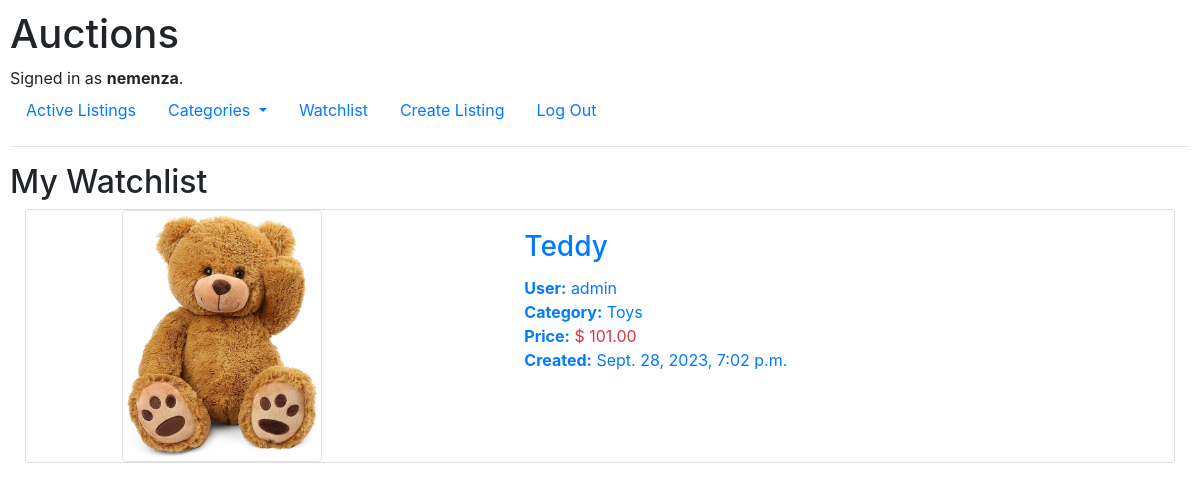
Screenshot of /watchlist (signed in) with the database file from the repository.
### auctions/models.py (models this page shows, shortened)
class User(AbstractUser):
    pass

class WatchlistItem(models.Model):
    user = models.ForeignKey(User, on_delete=models.CASCADE)
    listing = models.ForeignKey(Listing, on_delete=models.CASCADE)
    class Meta:
        verbose_name = 'Watchlist'

class Listing(models.Model):
    title = models.CharField(max_length=100)
    description = models.TextField(max_length=1000)
    username = models.ForeignKey(
        settings.AUTH_USER_MODEL, on_delete=models.CASCADE)
    starting_bid = models.DecimalField(max_digits=6, decimal_places=2, validators=[
        MinValueValidator(0.50)], blank=False)
    web_page = models.URLField(max_length=200, blank=True)
    img = models.ImageField(null=True, blank=True, upload_to='media/')
    active = models.BooleanField(default=True)
    created_date = models.DateTimeField(auto_now_add=True)
    class Categories(models.TextChoices):
        CLOTHING = 'Clothing'
        TOYS = 'Toys'
        GAMES = 'Games'
        ELECTRONICS = 'Electronics'
        HOME = 'Home'
        SPORTS = 'Sports'
        BEAUTY = 'Beauty'
        BOOKS = 'Books'
        GROCERY = 'Grocery'
        AUTOMOTIVE = 'Automotive'
        HEALTH = 'Health'
    categories = models.CharField(max_length=100, choices=Categories.choices)
    winner = models.ForeignKey(User, null=True, blank=True,
                               related_name="won_listings", on_delete=models.SET_NULL)
    class Meta:
        verbose_name = 'Listing'
        verbose_name_plural = 'Listings'

### auctions/views.py (the view)
# urls.py: path("watchlist", views.get_watchlist, name="watchlist"),
def get_watchlist(request):
    listings = WatchlistItem.objects.all().filter(user_id=request.user)
    list_categories = [c[0] for c in Listing.categories.field.choices]
    context = {"listings": listings, "list_categories": list_categories}
    return render(request, "auctions/watchlist_listing.html", context)

### auctions/templates/auctions/watchlist_listing.html (shortened to what this page needs)
{% extends "auctions/layout.html" %}
{% load static %}
{% block body %}
    <h2>My Watchlist</h2>
    {% for listing in listings %}
    <div class="container-fluid">
        <div class="card mb-3">
            <div class="row no-gutters">
                <div class="col-md-1">
                </div>
                <div class="col-md-4">
                    <a href="{% url "detail" listing.listing.pk %}">
                        <img src="{{listing.listing.img.url}}" alt="{{listing.listing.title}}" class="img-fluid img-thumbnail" width="200">
                    </a>
                </div>
                <div class="col-md-7">
                    <a href="{% url "detail" listing.listing.pk %}">
                        <div class="card-body">
                            <h3 class="card-title">{{listing.listing.title}}</h3>
                            <ul class="list-unstyled">
                                <li><strong>User:</strong> {{listing.listing.username}}</li>
                                <li><strong>Category:</strong> {{listing.listing.categories}}</li>
                                <li><strong>Price:</strong> <span class="text-danger">$ {{listing.listing.starting_bid}}</span></li>
                                <li><strong>Created:</strong> {{listing.listing.created_date}}</li>
                            </ul>
                        </div>
                    </a>
                </div>
            </div>
        </div>
    </div>
</body>
{% endfor %}
{% endblock %}

### auctions/templates/auctions/layout.html (shortened to what this page needs)
{% load static %}
<!DOCTYPE html>
<html lang="en">
    <head>
        <link rel="stylesheet" href="https://stackpath.bootstrapcdn.com/bootstrap/4.4.1/css/bootstrap.min.css">
        <link href="{% static 'auctions/styles.css' %}" rel="stylesheet">
    </head>
    <body>
        <h1>Auctions</h1>
        <div>
            {% if user.is_authenticated %}
                Signed in as <strong>{{ user.username }}</strong>.
            {% else %}
                Not signed in.
            {% endif %}
        </div>
        <ul class="nav">
            <li class="nav-item">
                <a class="nav-link" href="{% url 'index' %}">Active Listings</a>
            </li>
            {% if user.is_authenticated %}
            <li class="nav-item dropdown">
                <a class="nav-link dropdown-toggle" href="#" role="button" data-bs-toggle="dropdown" aria-expanded="false">
                  Categories
                </a>
              </li>
                <li class="nav-item">
                    <a class="nav-link" href="{% url "watchlist" %}">Watchlist</a>
                </li>
                <li class="nav-item">
                    <a class="nav-link" href="{% url "create_listing" %}">Create Listing</a>
                </li>
                <li class="nav-item">
                    <a class="nav-link" href="{% url 'logout' %}">Log Out</a>
                </li>
            {% endif %}
        </ul>
        <hr>
        {% block body %}
        {% endblock %}
    </body>
</html>

### auctions/static/auctions/styles.css (style rules this page uses)
body { padding: 10px; }

### rows the page displays
User: username "nemenza"
WatchlistItem: listing.img (picture), listing "Teddy", listing.username "admin", listing.categories "Toys", listing.starting_bid "101.00", listing.created_date "Sept. 28, 2023, 7:02 p.m."
